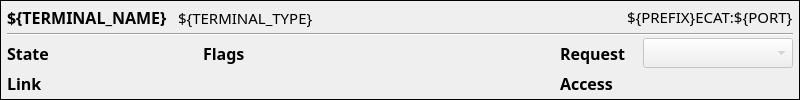
<?xml version="1.0" encoding="UTF-8"?>
<!--
  pcdswidgets EthercatTerminalStateDoubleRow (ECS Common Ethercat), size class "double row":
  800 x 100 minimum, stretches horizontally to fill its container, height fixed at 100.
    title: PyDMLabel_name (TERMINAL_NAME) | type (TERMINAL_TYPE) | PV base
    row 1: State (PyDMLabel_rbv = State_RBV) | Flags (StateRaw bits) | Request (PyDMEnumComboBox_state = State_SP)
    row 2: Link (LinkCode decoded: condition . port)                 | Access (EDITABLE / LOCKED)
  Macros -> designer properties: PREFIX (prefix, IOC prefix incl. trailing colon), PORT (port),
  TERMINAL_NAME (terminal_name), TERMINAL_TYPE (terminal_type).
  Logic (Flags/Link decoding, access gating, request confirmation) lives in
  pcdswidgets/common/ethercat/ethercat_terminal_state_double_row.py.
  No inline styleSheet: the look comes from the application theme; status colours come
  from ethercat_status.qss (ecatStatus rules). No macros on the root widget (builder rule).
-->
<ui version="4.0">
 <class>Form</class>
 <widget class="QWidget" name="Form">
  <property name="geometry"><rect><x>0</x><y>0</y><width>800</width><height>100</height></rect></property>
  <property name="minimumSize"><size><width>800</width><height>100</height></size></property>
  <property name="maximumSize"><size><width>16777215</width><height>100</height></size></property>
  <property name="sizePolicy"><sizepolicy hsizetype="Expanding" vsizetype="Fixed"><horstretch>0</horstretch><verstretch>0</verstretch></sizepolicy></property>
  <property name="font"><font><family>Sans Serif</family><pointsize>11</pointsize></font></property>
  <property name="windowTitle"><string>EtherCAT terminal</string></property>
  <layout class="QVBoxLayout" name="formLayout">
   <property name="spacing"><number>0</number></property>
   <property name="leftMargin"><number>0</number></property>
   <property name="topMargin"><number>0</number></property>
   <property name="rightMargin"><number>0</number></property>
   <property name="bottomMargin"><number>0</number></property>
   <item>
    <widget class="QFrame" name="terminalFrame">
     <property name="frameShape"><enum>QFrame::Box</enum></property>
     <property name="frameShadow"><enum>QFrame::Plain</enum></property>
     <property name="lineWidth"><number>1</number></property>
     <layout class="QVBoxLayout" name="terminalLayout">
      <property name="spacing"><number>2</number></property>
      <property name="leftMargin"><number>6</number></property>
      <property name="topMargin"><number>3</number></property>
      <property name="rightMargin"><number>6</number></property>
      <property name="bottomMargin"><number>3</number></property>
      <item>
       <layout class="QHBoxLayout" name="titleLayout">
        <property name="spacing"><number>10</number></property>
        <item>
         <widget class="PyDMLabel" name="PyDMLabel_name">
          <property name="font"><font><family>Sans Serif</family><pointsize>12</pointsize><weight>75</weight><bold>true</bold></font></property>
          <property name="toolTip"><string>Terminal name (TwinCAT)</string></property>
          <property name="text"><string>${TERMINAL_NAME}</string></property>
         </widget>
        </item>
        <item>
         <widget class="QLabel" name="typeLabel">
          <property name="font"><font><family>Sans Serif</family><pointsize>11</pointsize></font></property>
          <property name="ecatStatus" stdset="0"><string>muted</string></property>
          <property name="text"><string>${TERMINAL_TYPE}</string></property>
         </widget>
        </item>
        <item>
         <spacer name="titleSpacer">
          <property name="orientation"><enum>Qt::Horizontal</enum></property>
          <property name="sizeHint" stdset="0"><size><width>10</width><height>10</height></size></property>
         </spacer>
        </item>
        <item>
         <widget class="QLabel" name="pvLabel">
          <property name="font"><font><family>Sans Serif</family><pointsize>11</pointsize></font></property>
          <property name="toolTip"><string>PV base of this terminal</string></property>
          <property name="ecatStatus" stdset="0"><string>muted</string></property>
          <property name="text"><string>${PREFIX}ECAT:${PORT}</string></property>
          <property name="textInteractionFlags"><set>Qt::TextSelectableByMouse</set></property>
         </widget>
        </item>
       </layout>
      </item>
      <item>
       <widget class="Line" name="titleRule">
        <property name="orientation"><enum>Qt::Horizontal</enum></property>
       </widget>
      </item>
      <item>
       <layout class="QHBoxLayout" name="row1Layout" stretch="0,0,0,0,1,0,0">
        <property name="spacing"><number>8</number></property>
        <item>
         <widget class="QLabel" name="stateCaption">
          <property name="font"><font><family>Sans Serif</family><pointsize>12</pointsize><weight>75</weight><bold>true</bold></font></property>
          <property name="text"><string>State</string></property>
          <property name="minimumSize"><size><width>60</width><height>0</height></size></property>
         </widget>
        </item>
        <item>
         <widget class="PyDMLabel" name="PyDMLabel_rbv">
          <property name="font"><font><family>Sans Serif</family><pointsize>11</pointsize></font></property>
          <property name="toolTip"><string>EtherCAT state machine state (State_RBV)</string></property>
          <property name="minimumSize"><size><width>120</width><height>0</height></size></property>
          <property name="channel" stdset="0"><string>ca://${PREFIX}ECAT:${PORT}:State_RBV</string></property>
          <property name="alarmSensitiveContent" stdset="0"><bool>true</bool></property>
          <property name="alarmSensitiveBorder" stdset="0"><bool>false</bool></property>
          <property name="ecatStatus" stdset="0"><string>readback</string></property>
         </widget>
        </item>
        <item>
         <widget class="QLabel" name="flagsCaption">
          <property name="font"><font><family>Sans Serif</family><pointsize>12</pointsize><weight>75</weight><bold>true</bold></font></property>
          <property name="text"><string>Flags</string></property>
         </widget>
        </item>
        <item>
         <widget class="QLabel" name="flagsLabel">
          <property name="font"><font><family>Sans Serif</family><pointsize>11</pointsize></font></property>
          <property name="toolTip"><string>EtherCAT state flags: ERROR / INVALID_VPRS / INITCMD_ERROR / DISABLED</string></property>
          <property name="minimumSize"><size><width>150</width><height>0</height></size></property>
          <property name="text"><string/></property>
         </widget>
        </item>
        <item>
         <spacer name="row1Spacer">
          <property name="orientation"><enum>Qt::Horizontal</enum></property>
          <property name="sizeHint" stdset="0"><size><width>10</width><height>10</height></size></property>
         </spacer>
        </item>
        <item>
         <widget class="QLabel" name="requestCaption">
          <property name="font"><font><family>Sans Serif</family><pointsize>12</pointsize><weight>75</weight><bold>true</bold></font></property>
          <property name="text"><string>Request</string></property>
          <property name="minimumSize"><size><width>75</width><height>0</height></size></property>
         </widget>
        </item>
        <item>
         <widget class="QFrame" name="requestFrame">
          <property name="enabled"><bool>false</bool></property>
          <property name="toolTip"><string>Enabled only when the terminal is editable</string></property>
          <layout class="QHBoxLayout" name="requestLayout">
           <property name="spacing"><number>0</number></property>
           <property name="leftMargin"><number>0</number></property>
           <property name="topMargin"><number>0</number></property>
           <property name="rightMargin"><number>0</number></property>
           <property name="bottomMargin"><number>0</number></property>
           <item>
            <widget class="ConfirmingEnumComboBox" name="PyDMEnumComboBox_state">
             <property name="font"><font><family>Sans Serif</family><pointsize>11</pointsize></font></property>
             <property name="toolTip"><string>Request an EtherCAT state (State_SP). Shows the last request.</string></property>
             <property name="minimumSize"><size><width>150</width><height>0</height></size></property>
             <property name="channel" stdset="0"><string>ca://${PREFIX}ECAT:${PORT}:State_SP</string></property>
            </widget>
           </item>
          </layout>
         </widget>
        </item>
       </layout>
      </item>
      <item>
       <layout class="QHBoxLayout" name="row2Layout" stretch="0,1,0,0">
        <property name="spacing"><number>8</number></property>
        <item>
         <widget class="QLabel" name="linkCaption">
          <property name="font"><font><family>Sans Serif</family><pointsize>12</pointsize><weight>75</weight><bold>true</bold></font></property>
          <property name="text"><string>Link</string></property>
          <property name="minimumSize"><size><width>60</width><height>0</height></size></property>
         </widget>
        </item>
        <item>
         <widget class="QLabel" name="linkLabel">
          <property name="sizePolicy">
           <sizepolicy hsizetype="Ignored" vsizetype="Preferred"><horstretch>1</horstretch><verstretch>0</verstretch></sizepolicy>
          </property>
          <property name="font"><font><family>Sans Serif</family><pointsize>11</pointsize></font></property>
          <property name="toolTip"><string>Link condition and the port it applies to (LinkCode)</string></property>
          <property name="text"><string/></property>
         </widget>
        </item>
        <item>
         <widget class="QLabel" name="accessCaption">
          <property name="font"><font><family>Sans Serif</family><pointsize>12</pointsize><weight>75</weight><bold>true</bold></font></property>
          <property name="text"><string>Access</string></property>
          <property name="minimumSize"><size><width>75</width><height>0</height></size></property>
         </widget>
        </item>
        <item>
         <widget class="QWidget" name="accessBox">
          <property name="minimumSize"><size><width>150</width><height>0</height></size></property>
          <layout class="QHBoxLayout" name="accessLayout">
           <property name="spacing"><number>4</number></property>
           <property name="leftMargin"><number>0</number></property>
           <property name="topMargin"><number>0</number></property>
           <property name="rightMargin"><number>0</number></property>
           <property name="bottomMargin"><number>0</number></property>
           <item>
            <widget class="QLabel" name="accessIcon">
             <property name="minimumSize"><size><width>14</width><height>14</height></size></property>
            </widget>
           </item>
           <item>
            <widget class="QLabel" name="accessLabel">
             <property name="font"><font><family>Sans Serif</family><pointsize>11</pointsize></font></property>
             <property name="text"><string/></property>
            </widget>
           </item>
           <item>
            <spacer name="accessSpacer">
             <property name="orientation"><enum>Qt::Horizontal</enum></property>
             <property name="sizeHint" stdset="0"><size><width>0</width><height>10</height></size></property>
            </spacer>
           </item>
          </layout>
         </widget>
        </item>
       </layout>
      </item>
     </layout>
    </widget>
   </item>
  </layout>
 </widget>
 <customwidgets>
  <customwidget>
   <class>PyDMLabel</class>
   <extends>QLabel</extends>
   <header>pydm.widgets.label</header>
  </customwidget>
  <customwidget>
   <class>PyDMEnumComboBox</class>
   <extends>QComboBox</extends>
   <header>pydm.widgets.enum_combo_box</header>
  </customwidget>
  <customwidget>
   <class>ConfirmingEnumComboBox</class>
   <extends>PyDMEnumComboBox</extends>
   <header>pcdswidgets.common.ethercat.confirming_combo_box</header>
  </customwidget>
 </customwidgets>
 <resources/>
 <connections/>
</ui>
